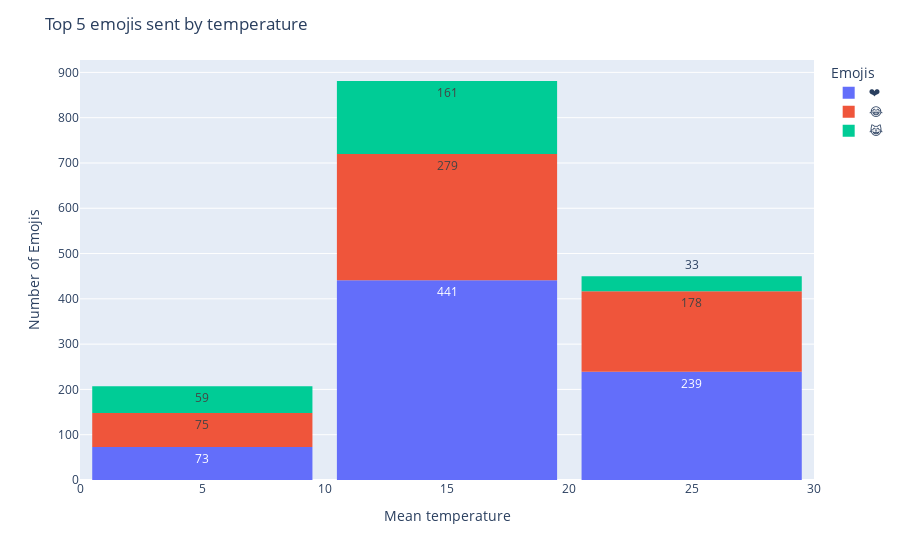

Write notebook code for a chart like this one.
### Code cell
# group by temperature and count the number of emojis
temp_counts = df.groupby('Temp_mean')['Emojis'].count()

# get the top 5 emojis by count
top_emojis = df.groupby('Emojis')['Temp_mean'].count().sort_values(ascending=False).head(3).index

# filter the DataFrame to include only the top 5 emojis
df_top_emojis = df[df['Emojis'].isin(top_emojis)]

# create histogram with Plotly Express
fig = px.histogram(df_top_emojis, x="Temp_mean", color="Emojis", nbins=3)

# customize the layout
fig.update_layout(
    title='Top 5 emojis sent by temperature',
    xaxis_title='Mean temperature',
    yaxis_title='Number of Emojis',
    bargap=0.1
)

fig.update_traces(
    texttemplate='%{y}', # establece el formato del texto
    text=df_top_emojis.groupby(['Emojis', 'Temp_mean']).size().reset_index(name='Count')['Count'] # utiliza el DataFrame df_top_emojis para obtener los valores de conteo de cada emoji
)

# show the figure
fig.show()

### Figure 1 — Plotly figure (JSON) as saved in the notebook; plotly's stock layout.template omitted (floating-point values rounded to 4 significant figures; data arrays with more than 128 entries replaced by an {"elided": "..."} marker saying what was removed)
{"data": [{"alignmentgroup": "True", "bingroup": "x", "hovertemplate": "Emojis=❤<br>Temp_mean=%{x}<br>count=%{y}<extra></extra>", "legendgroup": "❤", "marker": {"color": "#636efa", "pattern": {"shape": ""}}, "name": "❤", "nbinsx": 3, "offsetgroup": "❤", "orientation": "v", "showlegend": true, "text": {"elided": "271 int values"}, "texttemplate": "%{y}", "type": "histogram", "x": {"elided": "753 float values"}, "xaxis": "x", "yaxis": "y"}, {"alignmentgroup": "True", "bingroup": "x", "hovertemplate": "Emojis=😂<br>Temp_mean=%{x}<br>count=%{y}<extra></extra>", "legendgroup": "😂", "marker": {"color": "#EF553B", "pattern": {"shape": ""}}, "name": "😂", "nbinsx": 3, "offsetgroup": "😂", "orientation": "v", "showlegend": true, "text": {"elided": "271 int values"}, "texttemplate": "%{y}", "type": "histogram", "x": {"elided": "532 float values"}, "xaxis": "x", "yaxis": "y"}, {"alignmentgroup": "True", "bingroup": "x", "hovertemplate": "Emojis=😹<br>Temp_mean=%{x}<br>count=%{y}<extra></extra>", "legendgroup": "😹", "marker": {"color": "#00cc96", "pattern": {"shape": ""}}, "name": "😹", "nbinsx": 3, "offsetgroup": "😹", "orientation": "v", "showlegend": true, "text": {"elided": "271 int values"}, "texttemplate": "%{y}", "type": "histogram", "x": {"elided": "253 float values"}, "xaxis": "x", "yaxis": "y"}], "layout": {"bargap": 0.1, "barmode": "relative", "legend": {"title": {"text": "Emojis"}, "tracegroupgap": 0}, "margin": {"t": 60}, "title": {"text": "Top 5 emojis sent by temperature"}, "xaxis": {"anchor": "y", "domain": [0, 1], "title": {"text": "Mean temperature"}}, "yaxis": {"anchor": "x", "domain": [0, 1], "title": {"text": "Number of Emojis"}}}}
